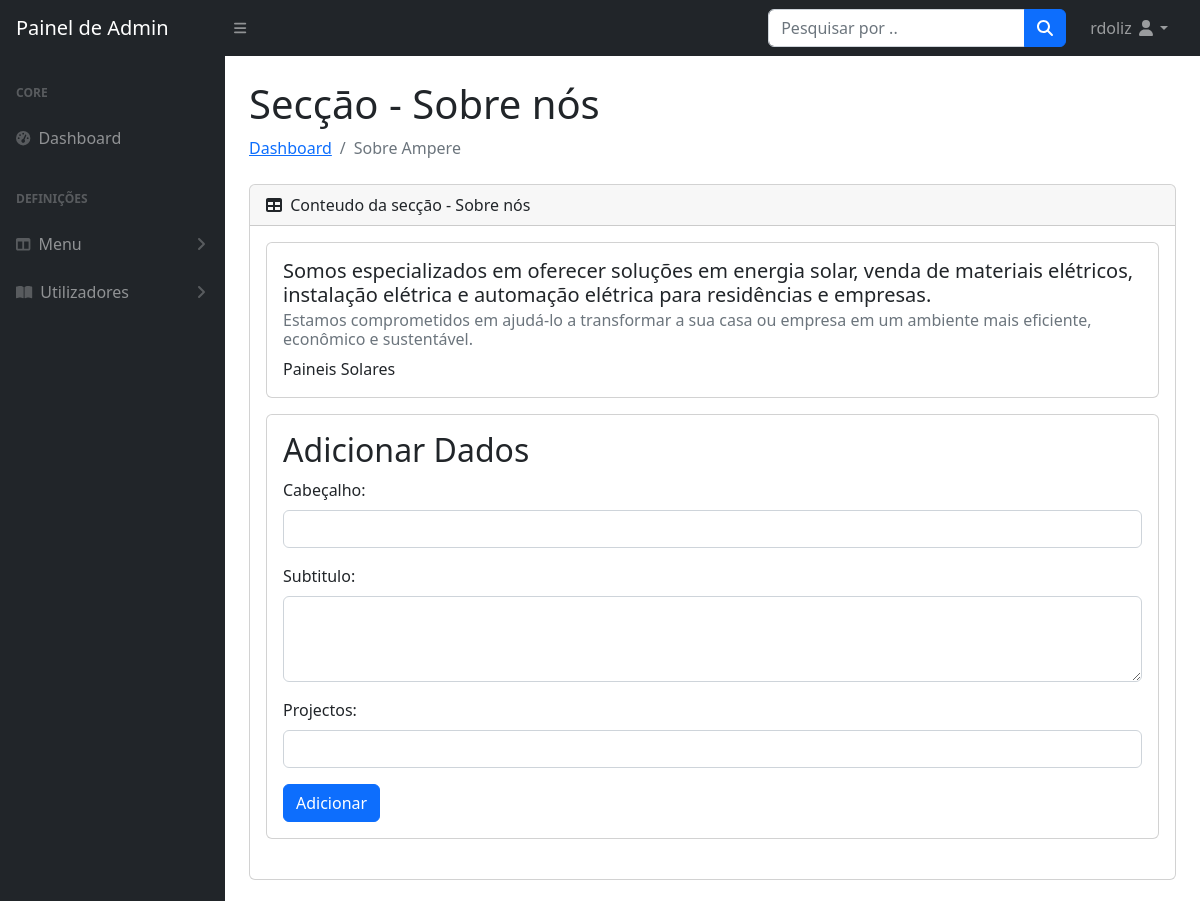
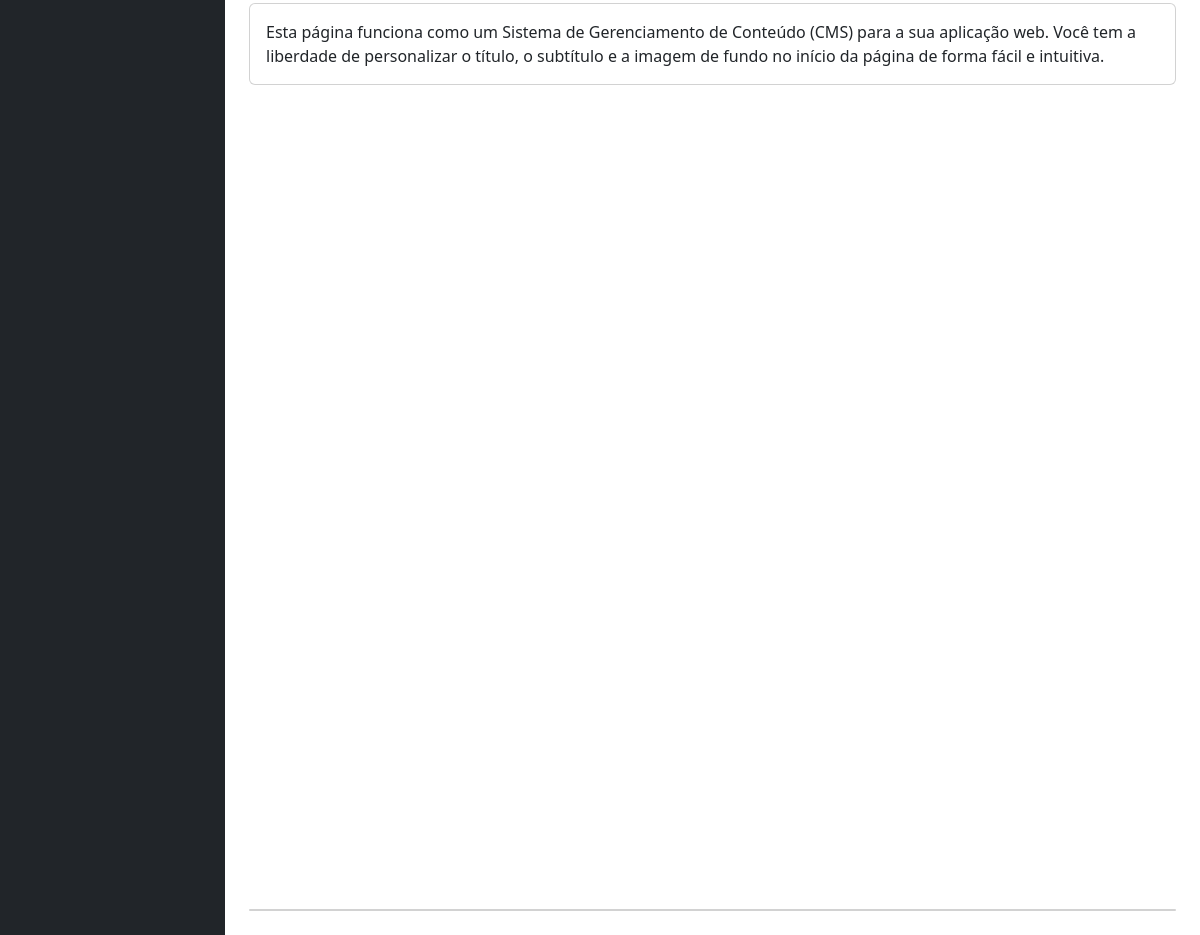
The app's page /admin/sobre.php (signed in) with its own data (2 pictures, top to bottom).
### tables this page shows
CREATE TABLE `sobre` (
  `id` int(11) NOT NULL,
  `admin_id` int(11) NOT NULL,
  `cabecalho` varchar(300) NOT NULL,
  `subtitulo` text NOT NULL,
  `projectos` varchar(250) NOT NULL
);

### admin/sobre.php (the view, shortened to what this page needs)
<?php
include 'config/config.php';
$sql = "SELECT * FROM sobre";
$result = mysqli_query($conn, $sql);
?>
<!DOCTYPE html>
<html lang="en">
    <head>
        <link href="css/styles.css" rel="stylesheet" />
    </head>
    <body>
    <nav class="sb-topnav navbar navbar-expand navbar-dark bg-dark">
            <a class="navbar-brand ps-3" href="index.html">Painel de Admin</a>
            <button class="btn btn-link btn-sm order-1 order-lg-0 me-4 me-lg-0" id="sidebarToggle" href="#!"><i class="fas fa-bars"></i></button>
            <form class="d-none d-md-inline-block form-inline ms-auto me-0 me-md-3 my-2 my-md-0">
                <div class="input-group">
                    <input class="form-control" type="text" placeholder="Pesquisar por .." aria-label="Search for..." aria-describedby="btnNavbarSearch" />
                    <button class="btn btn-primary" id="btnNavbarSearch" type="button"><i class="fas fa-search"></i></button>
                </div>
            </form>
            <ul class="navbar-nav ms-auto ms-md-0 me-3 me-lg-4">
                <li class="nav-item dropdown">
                    <a class="nav-link dropdown-toggle" id="navbarDropdown" href="#" role="button" data-bs-toggle="dropdown" aria-expanded="false"> <?php echo  $_SESSION['username']; ?> <i class="fas fa-user fa-fw"></i></a>
                </li>
            </ul>
        </nav>
        <div id="layoutSidenav">
            <div id="layoutSidenav_nav">
                <nav class="sb-sidenav accordion sb-sidenav-dark" id="sidenavAccordion">
                    <div class="sb-sidenav-menu">
                        <div class="nav">
                            <div class="sb-sidenav-menu-heading">Core</div>
                            <a class="nav-link" href="index.html">
                                <div class="sb-nav-link-icon"><i class="fas fa-tachometer-alt"></i></div>
                                Dashboard
                            </a>
                            <div class="sb-sidenav-menu-heading">Definições</div>
                            <a class="nav-link collapsed" href="#" data-bs-toggle="collapse" data-bs-target="#collapseLayouts" aria-expanded="false" aria-controls="collapseLayouts">
                                <div class="sb-nav-link-icon"><i class="fas fa-columns"></i></div>
                                Menu
                                <div class="sb-sidenav-collapse-arrow"><i class="fas fa-angle-down"></i></div>
                            </a>
                            <a class="nav-link collapsed" href="#" data-bs-toggle="collapse" data-bs-target="#collapsePages" aria-expanded="false" aria-controls="collapsePages">
                                <div class="sb-nav-link-icon"><i class="fas fa-book-open"></i></div>
                                Utilizadores
                                <div class="sb-sidenav-collapse-arrow"><i class="fas fa-angle-down"></i></div>
                            </a>
                    </div>
                </nav>
            </div>
        <main>
    <div class="container-fluid px-4">
        <h1 class="mt-4">Secçāo - Sobre nós</h1>
        <ol class="breadcrumb mb-4">
            <li class="breadcrumb-item"><a href="home.php">Dashboard</a></li>
            <li class="breadcrumb-item active">Sobre Ampere</li>
        </ol>
        <div class="card mb-4">
            <div class="card-header">
                <i class="fas fa-table me-1"></i>
                Conteudo da secçāo - Sobre nós
            </div>
            <div class="card-body">
                <?php while ($row = mysqli_fetch_assoc($result)) : ?>
    <div class="card mb-3">
        <div class="card-body">
            <h5 class="card-title"><?php echo $row['cabecalho']; ?></h5>
            <h6 class="card-subtitle mb-2 text-muted"><?php echo $row['subtitulo']; ?></h6>
            <p class="card-text"><?php echo $row['projectos']; ?></p>
        </div>
    </div>
<?php endwhile; ?>
                <div class="card mb-4">
        <div class="card-body">
            <h2>Adicionar Dados</h2>
            <form method="post" enctype="multipart/form-data">
                <div class="mb-3">
                    <label for="cabecalho" class="form-label">Cabeçalho:</label>
                    <input type="text" class="form-control" id="cabecalho" name="cabecalho" required>
                </div>
                <div class="mb-3">
                    <label for="subtitulo" class="form-label">Subtitulo:</label>
                    <textarea class="form-control" id="subtitulo" name="subtitulo" rows="3" required></textarea>
                </div>
                <div class="mb-3">
                <label for="projectos" class="form-label">Projectos:</label>
                    <input type="text" class="form-control" id="projectos" name="projectos" required>
                </div>
                <button type="submit" class="btn btn-primary" name="submit">Adicionar</button>
            </form>
        </div>
    </div>
            </div>
        </div>
        <div class="card mb-4">
            <div class="card-body">
            <p class="mb-0">
    Esta página funciona como um Sistema de Gerenciamento de Conteúdo (CMS) para a sua aplicação web. Você tem a liberdade de personalizar o título, o subtítulo e a imagem de fundo no início da página de forma fácil e intuitiva. </p>
            </div>
        </div>
        <div style="height: 100vh"></div>
        <div class="card mb-4">
        </div>
    </div>
</main>
        </div>
    </body>
</html>

### records on screen
sobre: cabecalho "Somos especializados em oferecer soluções em energia solar, venda de materiais elétricos, instalação elétrica e automação elétrica para residências e empresas.", subtitulo "Estamos comprometidos em ajudá-lo a transformar a sua casa ou empresa em um ambiente mais eficiente, econômico e sustentável.", projectos "Paineis Solares"

### other values on screen
$_SESSION['username'] "rdoliz"
